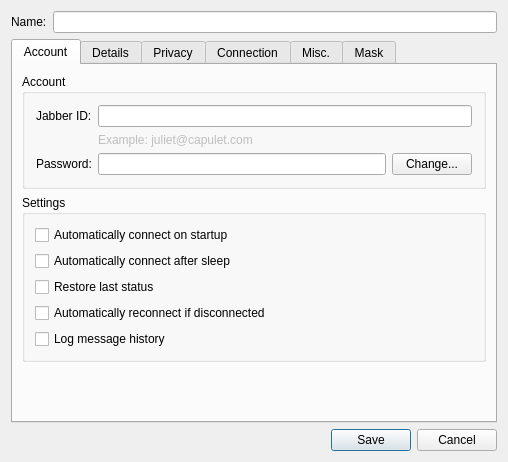
<?xml version="1.0" encoding="UTF-8"?>
<ui version="4.0">
 <class>AccountModify</class>
 <widget class="QDialog" name="AccountModify">
  <property name="geometry">
   <rect>
    <x>0</x>
    <y>0</y>
    <width>500</width>
    <height>462</height>
   </rect>
  </property>
  <property name="windowTitle">
   <string>Account Properties</string>
  </property>
  <layout class="QVBoxLayout" name="_2">
   <item>
    <layout class="QHBoxLayout" name="_3">
     <item>
      <widget class="QLabel" name="lb_name">
       <property name="text">
        <string>Name:</string>
       </property>
      </widget>
     </item>
     <item>
      <widget class="QLineEdit" name="le_name"/>
     </item>
    </layout>
   </item>
   <item>
    <widget class="QTabWidget" name="tab_main">
     <property name="tabShape">
      <enum>QTabWidget::Rounded</enum>
     </property>
     <property name="currentIndex">
      <number>0</number>
     </property>
     <widget class="QWidget" name="tab_account">
      <attribute name="title">
       <string>Account</string>
      </attribute>
      <layout class="QVBoxLayout">
       <property name="spacing">
        <number>6</number>
       </property>
       <property name="margin">
        <number>9</number>
       </property>
       <item>
        <widget class="QGroupBox" name="gb_account">
         <property name="title">
          <string>Account</string>
         </property>
         <layout class="QVBoxLayout">
          <property name="spacing">
           <number>6</number>
          </property>
          <property name="margin">
           <number>11</number>
          </property>
          <item>
           <layout class="QGridLayout">
            <property name="margin">
             <number>0</number>
            </property>
            <property name="spacing">
             <number>6</number>
            </property>
            <item row="1" column="1">
             <widget class="QLabel" name="lb_example">
              <property name="enabled">
               <bool>false</bool>
              </property>
              <property name="text">
               <string>Example: juliet@capulet.com</string>
              </property>
             </widget>
            </item>
            <item row="0" column="0">
             <widget class="QLabel" name="lb_jid">
              <property name="text">
               <string>Jabber ID:</string>
              </property>
             </widget>
            </item>
            <item row="0" column="1">
             <widget class="QLineEdit" name="le_jid"/>
            </item>
           </layout>
          </item>
          <item>
           <layout class="QHBoxLayout">
            <property name="spacing">
             <number>6</number>
            </property>
            <property name="margin">
             <number>0</number>
            </property>
            <item>
             <widget class="QLabel" name="textLabel1">
              <property name="text">
               <string>Password:</string>
              </property>
             </widget>
            </item>
            <item>
             <widget class="QLineEdit" name="le_pass">
              <property name="echoMode">
               <enum>QLineEdit::Password</enum>
              </property>
             </widget>
            </item>
            <item>
             <widget class="QPushButton" name="pb_changepw">
              <property name="text">
               <string>Change...</string>
              </property>
             </widget>
            </item>
           </layout>
          </item>
         </layout>
        </widget>
       </item>
       <item>
        <widget class="QGroupBox" name="groupBox46">
         <property name="title">
          <string>Settings</string>
         </property>
         <layout class="QVBoxLayout">
          <property name="spacing">
           <number>6</number>
          </property>
          <property name="margin">
           <number>10</number>
          </property>
          <item>
           <widget class="QCheckBox" name="ck_auto">
            <property name="text">
             <string>Automatically connect on startup</string>
            </property>
           </widget>
          </item>
          <item>
           <widget class="QCheckBox" name="ck_connectAfterSleep">
            <property name="text">
             <string>Automatically connect after sleep</string>
            </property>
           </widget>
          </item>
          <item>
           <widget class="QCheckBox" name="ck_autoSameStatus">
            <property name="text">
             <string>Restore last status</string>
            </property>
           </widget>
          </item>
          <item>
           <widget class="QCheckBox" name="ck_reconn">
            <property name="text">
             <string>Automatically reconnect if disconnected</string>
            </property>
           </widget>
          </item>
          <item>
           <widget class="QCheckBox" name="ck_log">
            <property name="text">
             <string>Log message history</string>
            </property>
           </widget>
          </item>
         </layout>
        </widget>
       </item>
       <item>
        <spacer>
         <property name="orientation">
          <enum>Qt::Vertical</enum>
         </property>
         <property name="sizeType">
          <enum>QSizePolicy::Expanding</enum>
         </property>
         <property name="sizeHint" stdset="0">
          <size>
           <width>20</width>
           <height>0</height>
          </size>
         </property>
        </spacer>
       </item>
      </layout>
     </widget>
     <widget class="QWidget" name="tab_details">
      <attribute name="title">
       <string>Details</string>
      </attribute>
      <layout class="QVBoxLayout">
       <property name="spacing">
        <number>6</number>
       </property>
       <property name="margin">
        <number>9</number>
       </property>
       <item>
        <widget class="QGroupBox" name="gb_personal">
         <property name="title">
          <string>Personal Information</string>
         </property>
         <layout class="QVBoxLayout">
          <property name="spacing">
           <number>6</number>
          </property>
          <property name="margin">
           <number>11</number>
          </property>
          <item>
           <widget class="QLabel" name="TextLabel3">
            <property name="text">
             <string>&lt;qt&gt;Information about you is stored as a VCard on the server, which other people can retrieve at any time.&lt;/qt&gt;</string>
            </property>
            <property name="wordWrap">
             <bool>true</bool>
            </property>
           </widget>
          </item>
          <item>
           <layout class="QHBoxLayout">
            <property name="spacing">
             <number>6</number>
            </property>
            <property name="margin">
             <number>0</number>
            </property>
            <item>
             <spacer>
              <property name="orientation">
               <enum>Qt::Horizontal</enum>
              </property>
              <property name="sizeType">
               <enum>QSizePolicy::Expanding</enum>
              </property>
              <property name="sizeHint" stdset="0">
               <size>
                <width>0</width>
                <height>0</height>
               </size>
              </property>
             </spacer>
            </item>
            <item>
             <widget class="QPushButton" name="pb_vcard">
              <property name="text">
               <string>Edit Personal &amp;Details...</string>
              </property>
             </widget>
            </item>
           </layout>
          </item>
         </layout>
        </widget>
       </item>
       <item>
        <widget class="QGroupBox" name="gb_pgp">
         <property name="title">
          <string>OpenPGP</string>
         </property>
         <layout class="QVBoxLayout">
          <property name="spacing">
           <number>6</number>
          </property>
          <property name="margin">
           <number>10</number>
          </property>
          <item>
           <layout class="QHBoxLayout">
            <property name="spacing">
             <number>6</number>
            </property>
            <property name="margin">
             <number>0</number>
            </property>
            <item>
             <widget class="IconLabel" name="lb_keyicon" native="true"/>
            </item>
            <item>
             <widget class="QLabel" name="lb_keyname">
              <property name="sizePolicy">
               <sizepolicy hsizetype="Expanding" vsizetype="Preferred">
                <horstretch>0</horstretch>
                <verstretch>0</verstretch>
               </sizepolicy>
              </property>
              <property name="text">
               <string>placeholder2</string>
              </property>
             </widget>
            </item>
           </layout>
          </item>
          <item>
           <layout class="QHBoxLayout">
            <property name="spacing">
             <number>6</number>
            </property>
            <property name="margin">
             <number>0</number>
            </property>
            <item>
             <spacer>
              <property name="orientation">
               <enum>Qt::Horizontal</enum>
              </property>
              <property name="sizeType">
               <enum>QSizePolicy::Expanding</enum>
              </property>
              <property name="sizeHint" stdset="0">
               <size>
                <width>0</width>
                <height>20</height>
               </size>
              </property>
             </spacer>
            </item>
            <item>
             <widget class="QPushButton" name="pb_key">
              <property name="text">
               <string>Select &amp;Key...</string>
              </property>
             </widget>
            </item>
            <item>
             <widget class="QPushButton" name="pb_keyclear">
              <property name="text">
               <string>Use None</string>
              </property>
             </widget>
            </item>
           </layout>
          </item>
         </layout>
        </widget>
       </item>
       <item>
        <spacer>
         <property name="orientation">
          <enum>Qt::Vertical</enum>
         </property>
         <property name="sizeType">
          <enum>QSizePolicy::Expanding</enum>
         </property>
         <property name="sizeHint" stdset="0">
          <size>
           <width>20</width>
           <height>0</height>
          </size>
         </property>
        </spacer>
       </item>
      </layout>
     </widget>
     <widget class="QWidget" name="tab_privacy">
      <attribute name="title">
       <string>Privacy</string>
      </attribute>
      <layout class="QVBoxLayout">
       <property name="spacing">
        <number>6</number>
       </property>
       <property name="margin">
        <number>9</number>
       </property>
       <item>
        <widget class="QStackedWidget" name="ws_privacy">
         <property name="currentIndex">
          <number>1</number>
         </property>
         <widget class="QWidget" name="pg_privacyStatus">
          <layout class="QVBoxLayout">
           <property name="spacing">
            <number>6</number>
           </property>
           <property name="margin">
            <number>0</number>
           </property>
           <item>
            <spacer>
             <property name="orientation">
              <enum>Qt::Vertical</enum>
             </property>
             <property name="sizeHint" stdset="0">
              <size>
               <width>20</width>
               <height>0</height>
              </size>
             </property>
            </spacer>
           </item>
           <item>
            <widget class="QLabel" name="lb_privacyStatus">
             <property name="text">
              <string/>
             </property>
             <property name="alignment">
              <set>Qt::AlignCenter</set>
             </property>
            </widget>
           </item>
           <item>
            <spacer>
             <property name="orientation">
              <enum>Qt::Vertical</enum>
             </property>
             <property name="sizeHint" stdset="0">
              <size>
               <width>20</width>
               <height>0</height>
              </size>
             </property>
            </spacer>
           </item>
          </layout>
         </widget>
         <widget class="QWidget" name="pg_privacy">
          <layout class="QVBoxLayout">
           <property name="spacing">
            <number>6</number>
           </property>
           <property name="margin">
            <number>0</number>
           </property>
           <item>
            <widget class="QGroupBox" name="groupBox">
             <property name="title">
              <string>Blocked Contacts</string>
             </property>
             <layout class="QHBoxLayout">
              <property name="spacing">
               <number>6</number>
              </property>
              <property name="margin">
               <number>9</number>
              </property>
              <item>
               <widget class="QListView" name="lv_blocked"/>
              </item>
              <item>
               <layout class="QVBoxLayout">
                <property name="spacing">
                 <number>6</number>
                </property>
                <property name="margin">
                 <number>0</number>
                </property>
                <item>
                 <widget class="QPushButton" name="pb_addBlock">
                  <property name="text">
                   <string>Add</string>
                  </property>
                 </widget>
                </item>
                <item>
                 <widget class="QPushButton" name="pb_removeBlock">
                  <property name="text">
                   <string>Remove</string>
                  </property>
                 </widget>
                </item>
                <item>
                 <spacer>
                  <property name="orientation">
                   <enum>Qt::Vertical</enum>
                  </property>
                  <property name="sizeHint" stdset="0">
                   <size>
                    <width>20</width>
                    <height>0</height>
                   </size>
                  </property>
                 </spacer>
                </item>
               </layout>
              </item>
             </layout>
            </widget>
           </item>
           <item>
            <layout class="QHBoxLayout">
             <property name="spacing">
              <number>6</number>
             </property>
             <property name="margin">
              <number>0</number>
             </property>
             <item>
              <widget class="QLabel" name="lb_customPrivacy">
               <property name="text">
                <string>You are using advanced settings. This list may not be accurate.</string>
               </property>
               <property name="wordWrap">
                <bool>true</bool>
               </property>
              </widget>
             </item>
             <item>
              <spacer>
               <property name="orientation">
                <enum>Qt::Horizontal</enum>
               </property>
               <property name="sizeHint" stdset="0">
                <size>
                 <width>0</width>
                 <height>20</height>
                </size>
               </property>
              </spacer>
             </item>
             <item>
              <widget class="QPushButton" name="pb_privacy">
               <property name="text">
                <string>Advanced ...</string>
               </property>
              </widget>
             </item>
            </layout>
           </item>
          </layout>
         </widget>
        </widget>
       </item>
      </layout>
     </widget>
     <widget class="QWidget" name="tab_connection">
      <attribute name="title">
       <string>Connection</string>
      </attribute>
      <layout class="QVBoxLayout">
       <property name="spacing">
        <number>6</number>
       </property>
       <property name="margin">
        <number>9</number>
       </property>
       <item>
        <layout class="QHBoxLayout">
         <property name="spacing">
          <number>6</number>
         </property>
         <property name="margin">
          <number>0</number>
         </property>
         <item>
          <widget class="QLabel" name="lb_proxy">
           <property name="text">
            <string>Connection proxy:</string>
           </property>
          </widget>
         </item>
         <item>
          <widget class="QLabel" name="lb_proxychooser">
           <property name="text">
            <string>proxychooser</string>
           </property>
          </widget>
         </item>
        </layout>
       </item>
       <item>
        <widget class="QCheckBox" name="ck_compress">
         <property name="text">
          <string>Compress traffic (if possible)</string>
         </property>
        </widget>
       </item>
       <item>
        <widget class="QCheckBox" name="ck_keepAlive">
         <property name="text">
          <string>Send &quot;keep-alive&quot; packets (to prevent timeouts)</string>
         </property>
        </widget>
       </item>
       <item>
        <widget class="QCheckBox" name="ck_host">
         <property name="text">
          <string>Manually Specify Server Host/Port:</string>
         </property>
        </widget>
       </item>
       <item>
        <layout class="QHBoxLayout">
         <property name="spacing">
          <number>6</number>
         </property>
         <property name="margin">
          <number>0</number>
         </property>
         <item>
          <widget class="QLabel" name="lb_host">
           <property name="text">
            <string>Host:</string>
           </property>
          </widget>
         </item>
         <item>
          <widget class="QLineEdit" name="le_host"/>
         </item>
         <item>
          <widget class="QLabel" name="lb_port">
           <property name="text">
            <string>Port:</string>
           </property>
          </widget>
         </item>
         <item>
          <widget class="QLineEdit" name="le_port">
           <property name="minimumSize">
            <size>
             <width>56</width>
             <height>0</height>
            </size>
           </property>
           <property name="maximumSize">
            <size>
             <width>56</width>
             <height>32767</height>
            </size>
           </property>
          </widget>
         </item>
        </layout>
       </item>
       <item>
        <layout class="QHBoxLayout">
         <property name="spacing">
          <number>6</number>
         </property>
         <property name="margin">
          <number>0</number>
         </property>
         <item>
          <widget class="QLabel" name="lb_ssl">
           <property name="text">
            <string>Encrypt connection:</string>
           </property>
          </widget>
         </item>
         <item>
          <widget class="QComboBox" name="cb_ssl">
           <property name="sizePolicy">
            <sizepolicy hsizetype="Minimum" vsizetype="Fixed">
             <horstretch>0</horstretch>
             <verstretch>0</verstretch>
            </sizepolicy>
           </property>
           <property name="sizeAdjustPolicy">
            <enum>QComboBox::AdjustToContents</enum>
           </property>
          </widget>
         </item>
         <item>
          <spacer>
           <property name="orientation">
            <enum>Qt::Horizontal</enum>
           </property>
           <property name="sizeType">
            <enum>QSizePolicy::Expanding</enum>
           </property>
           <property name="sizeHint" stdset="0">
            <size>
             <width>0</width>
             <height>16</height>
            </size>
           </property>
          </spacer>
         </item>
        </layout>
       </item>
       <item>
        <widget class="QCheckBox" name="ck_legacy_ssl_probe">
         <property name="text">
          <string>Probe legacy SSL port</string>
         </property>
        </widget>
       </item>
       <item>
        <layout class="QHBoxLayout">
         <property name="spacing">
          <number>6</number>
         </property>
         <property name="margin">
          <number>0</number>
         </property>
         <item>
          <widget class="QLabel" name="lb_plain">
           <property name="text">
            <string>Allow plaintext authentication:</string>
           </property>
          </widget>
         </item>
         <item>
          <widget class="QComboBox" name="cb_plain">
           <property name="sizePolicy">
            <sizepolicy hsizetype="Minimum" vsizetype="Fixed">
             <horstretch>0</horstretch>
             <verstretch>0</verstretch>
            </sizepolicy>
           </property>
           <property name="sizeAdjustPolicy">
            <enum>QComboBox::AdjustToContents</enum>
           </property>
          </widget>
         </item>
         <item>
          <spacer>
           <property name="orientation">
            <enum>Qt::Horizontal</enum>
           </property>
           <property name="sizeType">
            <enum>QSizePolicy::Expanding</enum>
           </property>
           <property name="sizeHint" stdset="0">
            <size>
             <width>0</width>
             <height>16</height>
            </size>
           </property>
          </spacer>
         </item>
        </layout>
       </item>
       <item>
        <widget class="QCheckBox" name="ck_req_mutual">
         <property name="text">
          <string>Require mutual authentication</string>
         </property>
        </widget>
       </item>
       <item>
        <layout class="QHBoxLayout">
         <property name="spacing">
          <number>6</number>
         </property>
         <property name="margin">
          <number>0</number>
         </property>
         <item>
          <widget class="QLabel" name="lb_security_level">
           <property name="text">
            <string>SASL Security Level:</string>
           </property>
          </widget>
         </item>
         <item>
          <widget class="QComboBox" name="cb_security_level">
           <property name="sizePolicy">
            <sizepolicy hsizetype="Minimum" vsizetype="Fixed">
             <horstretch>0</horstretch>
             <verstretch>0</verstretch>
            </sizepolicy>
           </property>
           <property name="sizeAdjustPolicy">
            <enum>QComboBox::AdjustToContents</enum>
           </property>
          </widget>
         </item>
         <item>
          <spacer>
           <property name="orientation">
            <enum>Qt::Horizontal</enum>
           </property>
           <property name="sizeType">
            <enum>QSizePolicy::Expanding</enum>
           </property>
           <property name="sizeHint" stdset="0">
            <size>
             <width>0</width>
             <height>16</height>
            </size>
           </property>
          </spacer>
         </item>
        </layout>
       </item>
       <item>
        <spacer>
         <property name="orientation">
          <enum>Qt::Vertical</enum>
         </property>
         <property name="sizeType">
          <enum>QSizePolicy::Expanding</enum>
         </property>
         <property name="sizeHint" stdset="0">
          <size>
           <width>20</width>
           <height>0</height>
          </size>
         </property>
        </spacer>
       </item>
      </layout>
     </widget>
     <widget class="QWidget" name="tab_misc">
      <attribute name="title">
       <string>Misc.</string>
      </attribute>
      <layout class="QVBoxLayout" name="verticalLayout_2">
       <item>
        <layout class="QHBoxLayout" name="horizontalLayout_3">
         <item>
          <widget class="QLabel" name="lb_resource">
           <property name="text">
            <string>Resource:</string>
           </property>
          </widget>
         </item>
         <item>
          <widget class="QComboBox" name="cb_resource"/>
         </item>
         <item>
          <widget class="QLineEdit" name="le_resource">
           <property name="minimumSize">
            <size>
             <width>100</width>
             <height>0</height>
            </size>
           </property>
          </widget>
         </item>
        </layout>
       </item>
       <item>
        <layout class="QHBoxLayout">
         <property name="spacing">
          <number>6</number>
         </property>
         <property name="margin">
          <number>0</number>
         </property>
         <item>
          <widget class="QLabel" name="lb_priority">
           <property name="text">
            <string>Default priority:</string>
           </property>
          </widget>
         </item>
         <item>
          <widget class="QComboBox" name="cb_priority"/>
         </item>
         <item>
          <widget class="QSpinBox" name="sb_priority">
           <property name="minimumSize">
            <size>
             <width>60</width>
             <height>0</height>
            </size>
           </property>
           <property name="maximumSize">
            <size>
             <width>60</width>
             <height>16777215</height>
            </size>
           </property>
           <property name="minimum">
            <number>-128</number>
           </property>
           <property name="maximum">
            <number>127</number>
           </property>
          </widget>
         </item>
        </layout>
       </item>
       <item>
        <layout class="QHBoxLayout">
         <property name="spacing">
          <number>6</number>
         </property>
         <property name="margin">
          <number>0</number>
         </property>
         <item>
          <widget class="QLabel" name="lb_dtProxy">
           <property name="text">
            <string>Data Transfer Proxy:</string>
           </property>
          </widget>
         </item>
         <item>
          <widget class="QLineEdit" name="le_dtProxy"/>
         </item>
        </layout>
       </item>
       <item>
        <widget class="QGroupBox" name="groupBox_2">
         <property name="title">
          <string>STUN/TURN</string>
         </property>
         <layout class="QVBoxLayout" name="verticalLayout">
          <item>
           <layout class="QHBoxLayout">
            <item>
             <widget class="QLabel" name="lb_stunHost">
              <property name="text">
               <string>Host:</string>
              </property>
             </widget>
            </item>
            <item>
             <widget class="QLineEdit" name="le_stunHost"/>
            </item>
            <item>
             <widget class="QLabel" name="lb_stunPort">
              <property name="text">
               <string>Port:</string>
              </property>
             </widget>
            </item>
            <item>
             <widget class="QLineEdit" name="le_stunPort">
              <property name="minimumSize">
               <size>
                <width>56</width>
                <height>0</height>
               </size>
              </property>
              <property name="maximumSize">
               <size>
                <width>56</width>
                <height>16777215</height>
               </size>
              </property>
             </widget>
            </item>
           </layout>
          </item>
          <item>
           <layout class="QHBoxLayout" name="horizontalLayout">
            <item>
             <widget class="QLabel" name="label">
              <property name="text">
               <string>Username:</string>
              </property>
             </widget>
            </item>
            <item>
             <widget class="QLineEdit" name="le_stunUser">
              <property name="text">
               <string/>
              </property>
             </widget>
            </item>
            <item>
             <widget class="QLabel" name="label_2">
              <property name="text">
               <string>Password:</string>
              </property>
             </widget>
            </item>
            <item>
             <widget class="QLineEdit" name="le_stunPass">
              <property name="echoMode">
               <enum>QLineEdit::Password</enum>
              </property>
             </widget>
            </item>
            <item>
             <spacer name="horizontalSpacer">
              <property name="orientation">
               <enum>Qt::Horizontal</enum>
              </property>
              <property name="sizeHint" stdset="0">
               <size>
                <width>40</width>
                <height>20</height>
               </size>
              </property>
             </spacer>
            </item>
           </layout>
          </item>
         </layout>
        </widget>
       </item>
       <item>
        <widget class="QCheckBox" name="ck_custom_auth">
         <property name="text">
          <string>Authenticate as:</string>
         </property>
        </widget>
       </item>
       <item>
        <layout class="QHBoxLayout">
         <property name="spacing">
          <number>6</number>
         </property>
         <property name="margin">
          <number>0</number>
         </property>
         <item>
          <widget class="QLabel" name="lb_authid">
           <property name="enabled">
            <bool>false</bool>
           </property>
           <property name="text">
            <string>Username:</string>
           </property>
          </widget>
         </item>
         <item>
          <widget class="QLineEdit" name="le_authid">
           <property name="enabled">
            <bool>false</bool>
           </property>
           <property name="sizePolicy">
            <sizepolicy hsizetype="Expanding" vsizetype="Fixed">
             <horstretch>2</horstretch>
             <verstretch>0</verstretch>
            </sizepolicy>
           </property>
          </widget>
         </item>
         <item>
          <widget class="QLabel" name="lb_realm">
           <property name="enabled">
            <bool>false</bool>
           </property>
           <property name="text">
            <string>Realm:</string>
           </property>
          </widget>
         </item>
         <item>
          <widget class="QLineEdit" name="le_realm">
           <property name="enabled">
            <bool>false</bool>
           </property>
           <property name="sizePolicy">
            <sizepolicy hsizetype="Expanding" vsizetype="Fixed">
             <horstretch>3</horstretch>
             <verstretch>0</verstretch>
            </sizepolicy>
           </property>
          </widget>
         </item>
        </layout>
       </item>
       <item>
        <spacer>
         <property name="orientation">
          <enum>Qt::Vertical</enum>
         </property>
         <property name="sizeType">
          <enum>QSizePolicy::Expanding</enum>
         </property>
         <property name="sizeHint" stdset="0">
          <size>
           <width>460</width>
           <height>0</height>
          </size>
         </property>
        </spacer>
       </item>
      </layout>
     </widget>
     <widget class="QWidget" name="tab_mask">
      <attribute name="title">
       <string>Mask</string>
      </attribute>
      <layout class="QVBoxLayout" name="verticalLayout">
       <item>
        <widget class="QGroupBox" name="groupBox_2">
         <property name="title">
          <string>OS</string>
         </property>
         <layout class="QHBoxLayout" name="horizontalLayout_2">
          <item>
           <layout class="QGridLayout" name="gridLayout">
            <item row="0" column="0">
             <widget class="QLabel" name="lb_ospreset">
              <property name="text">
               <string>Template</string>
              </property>
             </widget>
            </item>
            <item row="0" column="1">
             <widget class="QComboBox" name="cb_ospreset"/>
            </item>
            <item row="1" column="0">
             <widget class="QLabel" name="lb_osname">
              <property name="text">
               <string>OS name</string>
              </property>
             </widget>
            </item>
            <item row="1" column="1">
             <widget class="QLineEdit" name="le_osname"/>
            </item>
           </layout>
          </item>
         </layout>
        </widget>
       </item>
       <item>
        <widget class="QGroupBox" name="groupBox_3">
         <property name="title">
          <string>Client</string>
         </property>
         <layout class="QHBoxLayout" name="horizontalLayout">
          <item>
           <layout class="QGridLayout" name="gridLayout_2">
            <item row="0" column="0">
             <widget class="QLabel" name="lb_clientpreset">
              <property name="text">
               <string>Template</string>
              </property>
             </widget>
            </item>
            <item row="0" column="1">
             <widget class="QComboBox" name="cb_clientpreset"/>
            </item>
            <item row="1" column="0">
             <widget class="QLabel" name="lb_clientname">
              <property name="text">
               <string>Client name</string>
              </property>
             </widget>
            </item>
            <item row="1" column="1">
             <widget class="QLineEdit" name="le_clientname"/>
            </item>
            <item row="2" column="0">
             <widget class="QLabel" name="lb_clientversion">
              <property name="text">
               <string>Client version</string>
              </property>
             </widget>
            </item>
            <item row="2" column="1">
             <widget class="QLineEdit" name="le_clientversion"/>
            </item>
            <item row="3" column="0">
             <widget class="QLabel" name="lb_capsnode">
              <property name="text">
               <string>Caps node</string>
              </property>
             </widget>
            </item>
            <item row="3" column="1">
             <widget class="QLineEdit" name="le_capsnode"/>
            </item>
            <item row="4" column="0">
             <widget class="QLabel" name="lb_capsversion">
              <property name="text">
               <string>Caps version</string>
              </property>
             </widget>
            </item>
            <item row="4" column="1">
             <widget class="QLineEdit" name="le_capsversion"/>
            </item>
           </layout>
          </item>
         </layout>
        </widget>
       </item>
       <item>
        <spacer name="verticalSpacer">
         <property name="orientation">
          <enum>Qt::Vertical</enum>
         </property>
         <property name="sizeHint" stdset="0">
          <size>
           <width>20</width>
           <height>24</height>
          </size>
         </property>
        </spacer>
       </item>
      </layout>
     </widget>
    </widget>
   </item>
   <item>
    <widget class="QDialogButtonBox" name="buttonBox">
     <property name="standardButtons">
      <set>QDialogButtonBox::Cancel|QDialogButtonBox::Save</set>
     </property>
    </widget>
   </item>
  </layout>
 </widget>
 <layoutdefault spacing="6" margin="11"/>
 <pixmapfunction>qPixmapFromMimeSource</pixmapfunction>
 <customwidgets>
  <customwidget>
   <class>IconLabel</class>
   <extends>QWidget</extends>
   <header>iconlabel.h</header>
   <container>1</container>
  </customwidget>
 </customwidgets>
 <tabstops>
  <tabstop>le_name</tabstop>
  <tabstop>tab_main</tabstop>
  <tabstop>le_jid</tabstop>
  <tabstop>le_pass</tabstop>
  <tabstop>pb_changepw</tabstop>
  <tabstop>ck_auto</tabstop>
  <tabstop>ck_connectAfterSleep</tabstop>
  <tabstop>ck_reconn</tabstop>
  <tabstop>ck_log</tabstop>
  <tabstop>pb_vcard</tabstop>
  <tabstop>pb_key</tabstop>
  <tabstop>pb_keyclear</tabstop>
  <tabstop>lv_blocked</tabstop>
  <tabstop>pb_addBlock</tabstop>
  <tabstop>pb_removeBlock</tabstop>
  <tabstop>pb_privacy</tabstop>
  <tabstop>ck_compress</tabstop>
  <tabstop>ck_keepAlive</tabstop>
  <tabstop>ck_host</tabstop>
  <tabstop>le_host</tabstop>
  <tabstop>le_port</tabstop>
  <tabstop>cb_ssl</tabstop>
  <tabstop>ck_legacy_ssl_probe</tabstop>
  <tabstop>cb_plain</tabstop>
  <tabstop>ck_req_mutual</tabstop>
  <tabstop>cb_security_level</tabstop>
  <tabstop>le_dtProxy</tabstop>
  <tabstop>le_stunHost</tabstop>
  <tabstop>le_stunPort</tabstop>
  <tabstop>le_stunUser</tabstop>
  <tabstop>le_stunPass</tabstop>
  <tabstop>ck_custom_auth</tabstop>
  <tabstop>le_authid</tabstop>
  <tabstop>le_realm</tabstop>
  <tabstop>buttonBox</tabstop>
 </tabstops>
 <resources/>
 <connections>
  <connection>
   <sender>buttonBox</sender>
   <signal>rejected()</signal>
   <receiver>AccountModify</receiver>
   <slot>reject()</slot>
   <hints>
    <hint type="sourcelabel">
     <x>346</x>
     <y>439</y>
    </hint>
    <hint type="destinationlabel">
     <x>523</x>
     <y>386</y>
    </hint>
   </hints>
  </connection>
 </connections>
</ui>
